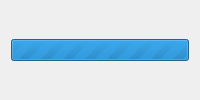
<?xml version="1.0" encoding="UTF-8"?>
<ui version="4.0">
 <class>ProgressDialog</class>
 <widget class="QDialog" name="ProgressDialog">
  <property name="windowModality"><enum>Qt::ApplicationModal</enum></property>
  <property name="geometry"><rect><x>0</x><y>0</y><width>0</width><height>0</height></rect></property>
  <property name="windowTitle"><string>Running Analysis...</string></property>
  <property name="windowIcon"><iconset><normaloff>:/misc/meta.png</normaloff>:/misc/meta.png</iconset></property>
  <property name="sizeGripEnabled"><bool>false</bool></property>
  <property name="modal"><bool>true</bool></property>
  <layout class="QVBoxLayout" name="verticalLayout">
   <item><widget class="QProgressBar" name="progress_bar"><property name="maximum"><number>0</number></property><property name="value"><number>-1</number></property><property name="alignment"><set>Qt::AlignCenter</set></property></widget></item>
  </layout>
 </widget>
 <resources><include location="images/icons.qrc"/></resources>
 <connections/>
</ui>
